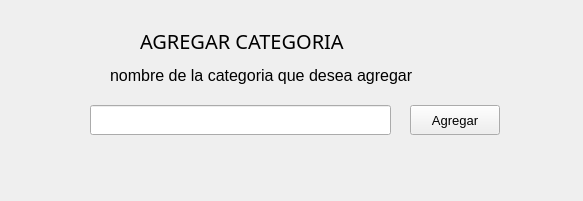
<?xml version="1.0" encoding="UTF-8"?>
<ui version="4.0">
 <class>MainWindow</class>
 <widget class="QMainWindow" name="MainWindow">
  <property name="geometry">
   <rect>
    <x>0</x>
    <y>0</y>
    <width>583</width>
    <height>201</height>
   </rect>
  </property>
  <property name="windowTitle">
   <string>MainWindow</string>
  </property>
  <widget class="QWidget" name="centralwidget">
   <widget class="QPushButton" name="btnAgregar">
    <property name="geometry">
     <rect>
      <x>410</x>
      <y>105</y>
      <width>90</width>
      <height>30</height>
     </rect>
    </property>
    <property name="font">
     <font>
      <family>Arial</family>
      <pointsize>10</pointsize>
     </font>
    </property>
    <property name="text">
     <string>Agregar</string>
    </property>
   </widget>
   <widget class="QLineEdit" name="lineEditCodigo">
    <property name="geometry">
     <rect>
      <x>90</x>
      <y>105</y>
      <width>301</width>
      <height>30</height>
     </rect>
    </property>
    <property name="font">
     <font>
      <family>Arial</family>
      <pointsize>10</pointsize>
     </font>
    </property>
   </widget>
   <widget class="QLabel" name="labelAgregarCategoria">
    <property name="geometry">
     <rect>
      <x>140</x>
      <y>25</y>
      <width>311</width>
      <height>31</height>
     </rect>
    </property>
    <property name="font">
     <font>
      <family>Arial Black</family>
      <pointsize>15</pointsize>
     </font>
    </property>
    <property name="text">
     <string>AGREGAR CATEGORIA</string>
    </property>
   </widget>
   <widget class="QLabel" name="labelCodigo">
    <property name="geometry">
     <rect>
      <x>110</x>
      <y>60</y>
      <width>381</width>
      <height>31</height>
     </rect>
    </property>
    <property name="font">
     <font>
      <family>Arial</family>
      <pointsize>12</pointsize>
     </font>
    </property>
    <property name="text">
     <string>nombre de la categoria que desea agregar</string>
    </property>
   </widget>
  </widget>
 </widget>
 <resources/>
 <connections/>
</ui>
